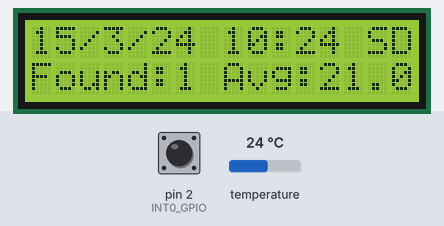
Simulated run of this sketch. Board: Arduino Uno, built with avr-gcc and run on an emulated ATmega328P. Parts: 16×2 character LCD. The test bench sets the inputs (shaded band); at power-on: temperature 24 °C, pin 2 (INT0_GPIO) HIGH. The local clock reads 2024-03-15 10:24:30 at power-on unless the sketch sets it; storage starts empty.

Above: at 1.2 s.
1.3 s: temperature set to 12 °C
At 2.0 s:
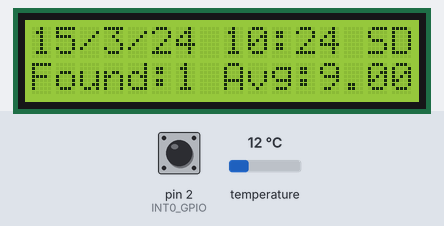
3.2 s: pin 2 (INT0_GPIO) pulled LOW for 1.05 s
At 3.7 s:
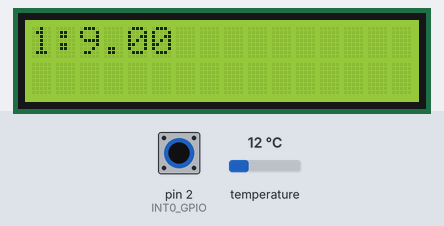
5.7 s: temperature set to 19 °C
At 6.9 s:
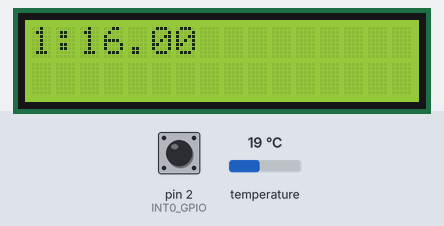
7.3 s: pin 2 (INT0_GPIO) pulled LOW for 1.05 s
At 8.7 s:
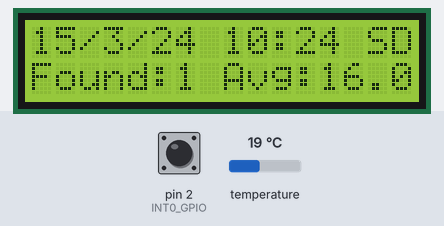
9.8 s: pin 2 (INT0_GPIO) pulled LOW for 3.2 s
At 11.2 s:
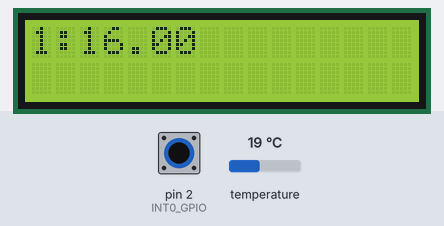
14.5 s: temperature set to 28 °C
At 15.2 s:
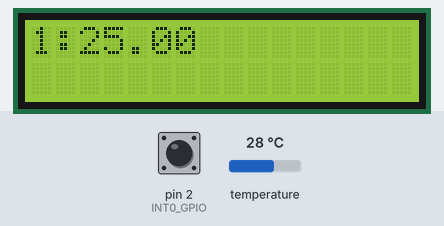
Timing chart, 0 to 17.3 s (numbered marks = the images above; inputs shaded):
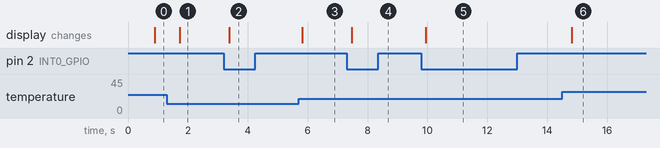

The sketch:

Arduino_Module_Demo_V1.ino
```cpp
#include <Wire.h>                   // I2C Library
#include <LiquidCrystal_PCF8574.h>  // I2C LCD

#include <OneWire.h>                // Library for One-Wire interface
#include <DallasTemperature.h>      // Library for DS18B20 temp. sensor

#include <SparkFunDS1307RTC.h>      // RTC Module

#include <SD.h>                     // SD library (used with FAT32 format)
#include <SPI.h>


//-----------------SD Card---------------------//
#define SDCARD_CS_GPIO 3              // Chip Select pin is tied to pin 8 on the SparkFun SD Card Shield
const String FileName = "datalog.csv";// Filename.format
bool wrote_in_5min = false;           // flag to write every 5 min

//-----------------TempSensors---------------------//
#define ONE_WIRE_GPIO 5              // Data pin of the bus is connected to pin 4
const uint8_t CALLIBRATION = 3;      // Used to callibrate the sensors (in C)
volatile uint8_t sensors_count = 0;
// Setting up the interface for OneWire communication
OneWire oneWire (ONE_WIRE_GPIO);
// Creating an instans of DallasTemperature Class with reference to OneWire interface
DallasTemperature TempSensors(&oneWire);

//-----------------LCD Controls---------------------//
LiquidCrystal_PCF8574 lcd(0x3f);    // set the LCD address to 0x27 for a 16 chars and 2 line display
// Tab Button
#define INT0_GPIO 2
volatile byte menu = 0;

void setup()
{
   // LCD init //
  lcd.begin(16, 2);                 // Dimentions of the LCD
  lcd.setBacklight(255);
  // Tab Button //
  pinMode(INT0_GPIO, INPUT_PULLUP);
  attachInterrupt(INT0, new_menu, FALLING);
  // RTC //
  rtc.begin();                      // initialize the library
   // SDcard //
   pinMode(SDCARD_CS_GPIO, OUTPUT);
}

void loop()
{
  //-----------------TempSensors---------------------//
  TempSensors.begin();                // initializing the sensors
  sensors_count = TempSensors.getDeviceCount();
  TempSensors.requestTemperatures();  // requesting data
  float temp[sensors_count];          // storing the data
  float avg_temp = 0;                 // storing average temp
  // storing data from sensors + calc avg temp
  if(sensors_count)                   // executes when sensors present
  {
    for (int i = 0; i < sensors_count; i++)
    {
      temp[i] = TempSensors.getTempCByIndex(i);
      temp[i] -= CALLIBRATION;        // Callibration constant
      avg_temp += temp[i];            // saving the sum
    }
    avg_temp /= sensors_count;
  }
  // End TempSensors
  Serial.println(avg_temp);

  //-----------------RTC---------------------//
  rtc.update();                       // updates: rtc.seconds(), rtc.minutes() etc..
  String Date = String(rtc.date()) + "/" + String(rtc.month()) + "/" + String(rtc.year());
  String Time = String(rtc.hour()) + ":";
  if(rtc.minute() < 10)
    Time = Time + "0" + String(rtc.minute());
  else
    Time = Time + String(rtc.minute());
  // End RTC

  //-----------------SDcard---------------------//
  SDClass SD;                         // Create instance of SDclass
  bool sd_in = false;                 // SD in flag
  if (SD.begin(SDCARD_CS_GPIO))       // Writing to SD Card only when its present
  {
    sd_in = true;
    // Printing data every 5 min
    if( rtc.minute() % 5 == 0)
    {
       if(!wrote_in_5min)
       {
          wrote_in_5min = true;
          bool header_printed = SD.exists(FileName);// Check if file already exist
          File dataFile = SD.open(FileName, FILE_WRITE);

          if (dataFile)
          {
            if(!header_printed)                     // printing headers
            {
              dataFile.print("Date");               // Printing time header
              dataFile.print(",");
              dataFile.print("Time");               // Printing time header
              dataFile.print(",");
              dataFile.print("Average");            // Printing avg header
              for(int i = 0; i < sensors_count; i++)// Printing sensor headers
              {
                dataFile.print(",");
                dataFile.print("Sensor " + String(i+1));
              }
              dataFile.println();                  //create a new row to read data more clearly
            }

            dataFile.print(String(rtc.year()) + "/" + String(rtc.month()) + "/" + String(rtc.date()));                 // Printing time
            dataFile.print(",");
            dataFile.print(Time);                 // Printing time header
            dataFile.print(",");
            dataFile.print(avg_temp);             // Printing time
            for(int i = 0; i < sensors_count; i++)// Printing sensor headers
            {
              dataFile.print(",");
              dataFile.print(temp[i]);
            }
            dataFile.println();                     //create a new row to read data more clearly
            dataFile.close();                       //close file
        }
      }
    }
    else
      wrote_in_5min = false;
  }
  // End SDcard

  //-----------------Display---------------------//

  if(menu > (sensors_count/4) + 1)            // Overflow the button
     menu = 0;

  if(menu == 0 || sensors_count == 0)         // Main menu
  {
    lcd.clear();
    lcd.print(Date + " " + Time);
    if(sd_in) lcd.print(" SD");
    lcd.setCursor(0, 1);
    lcd.print("Found:" + String(sensors_count));
    lcd.print(" Avg:" + String(avg_temp));
  }
  else // in one of the tabs
  {
    lcd.clear();
    for (int i = 0; i<4; i++)
    {
       if ( (menu-1)*4 + i <= sensors_count-1 ) // Tab menu functions
       {
          lcd.setCursor((i*8)%16, i/2);         // Positioning algorithm
          lcd.print(String((menu-1)*4 + i + 1) + ":" + String(temp[(menu-1)*4 + i]));
       }
    }
  }
  // End Display

}  // End Main

//--------------Tab Interrupt--------------//
void new_menu ()
{
  menu ++;                            //inc. tab counter
  // tab counter reached limit
  if(menu > (sensors_count/4) + 1)
   menu = 0;
  // killing some time to reduce switching noise
  for(int i = 0; i < 20000; i++);
} //--------------------------------------//
```

Measured:
- after the input at 1.3 s, the display: changes after 0.44 s (image 1)
- after the input at 3.2 s, the display: changes after 0.18 s (image 2)
- after the input at 5.7 s, the display: changes after 0.12 s (image 3)
- after the input at 7.3 s, the display: changes after 0.17 s (image 4)
- after the input at 9.8 s, the display: changes after 0.15 s (image 5)
- after the input at 14.5 s, the display: changes after 0.33 s (image 6)
